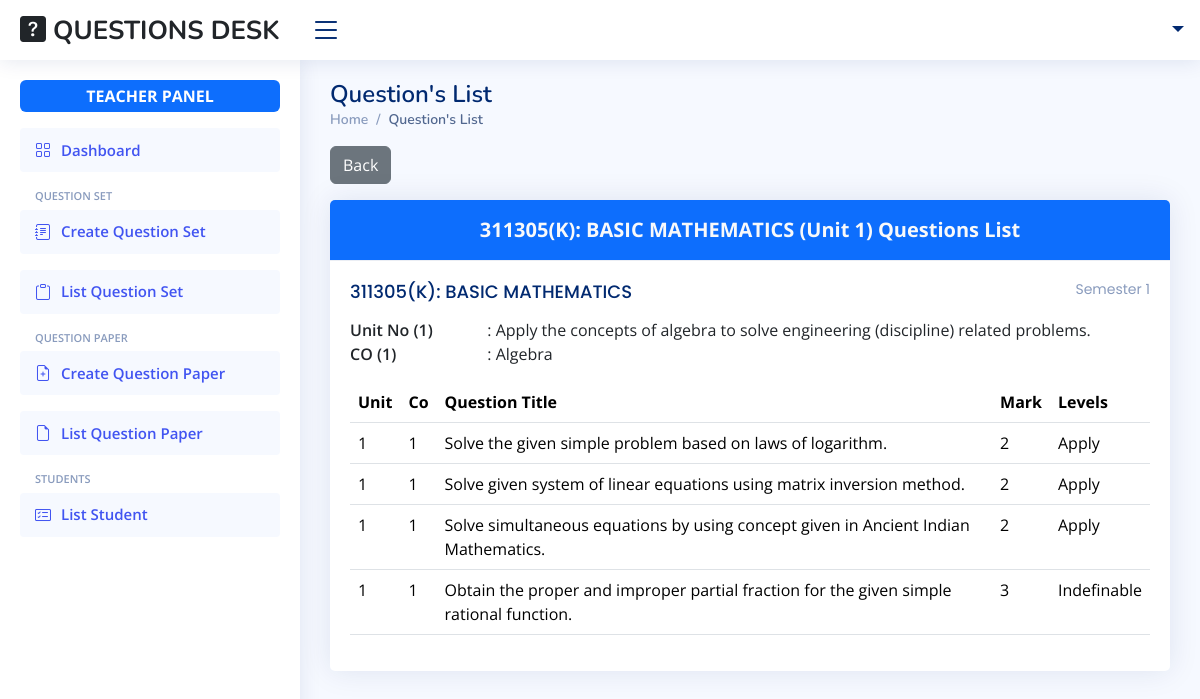
Page /teacher/list/questions/1/ on the committed database.
### Questions/models.py (models this page shows, shortened)
class QuestionSet(models.Model):
    id = models.BigAutoField(primary_key=True)
    subject = models.ForeignKey(Subject, related_name='question_sets', on_delete=models.CASCADE)
    unit = models.IntegerField(null=False, blank=False, default=0)
    unit_title = models.CharField(max_length=255, null=False, blank=False)
    co = models.IntegerField(null=False, blank=False, default=0)
    co_title = models.CharField(max_length=255, null=False, blank=False)
    questions = models.ManyToManyField(Question, related_name='question_sets', blank=True)
    created_date = models.DateField(auto_now_add=True)
    def __str__(self):
        return f'{self.subject} (Unit {self.unit})'
    class Meta:
        db_table = 'Question Sets'

class Question(models.Model):
    id = models.BigAutoField(primary_key=True)
    question_title = models.CharField(max_length=255, null=False, blank=False)
    question_mark = models.IntegerField(null=False, blank=False, default=0)
    question_levels = models.CharField(max_length=255, null=False, blank=False)
    class Meta:
        db_table = 'Questions'

### Users/models.py (models this page shows)
class Subject(models.Model):
    id = models.BigAutoField(primary_key=True)
    subject_code = models.CharField(max_length=100, unique=True, null=False, blank=False)
    subject_name = models.CharField(max_length=255, null=False, blank=False)
    semester = models.CharField(max_length=100, null=False, blank=False)
    department =models.CharField(max_length=100, null=False, blank=False)
    scheme = models.CharField(max_length=10, null=False, blank=False)
    def __str__(self):
        return f'{self.subject_code}({self.scheme}): {self.subject_name}'
    class Meta:
        db_table = 'Subjects'

### Questions/views.py (the view)
# urls.py: path('list/questions/<int:question_set_id>/', list_questions_view, name='list-questions-view'),
def list_questions_view(request, question_set_id):
    question_set = QuestionSet.objects.get(id=question_set_id)
    questions = question_set.questions.all().order_by('question_mark', 'question_levels')
    return render(request, 'question_sets/questions/list_questions.html', context={'question_set':question_set,'questions':questions})

### Questions/templates/question_sets/questions/list_questions.html (shortened to what this page needs)
{% extends "members/teacher/base_site.html" %}
{% block main %}
    <main id="main" class="main">
        <div class="pagetitle">
            <h1>Question's List</h1>
            <nav>
                <ol class="breadcrumb">
                    <li class="breadcrumb-item"><a href="{% url "teacher-index-view" %}">Home</a></li>
                    <li class="breadcrumb-item active">Question's List</li>
                </ol>
            </nav>
        </div>
        <a href="{% url "update-questions-view" question_set.subject.id question_set.unit %}" class="btn btn-secondary mb-3">
            Back
        </a>
        <section class="section">
            <div class="row">
                <div class="col-lg-12">
                    <div class="card">
                        <div class="card-header text-center bg-primary text-light fw-bold fs-5">
                            {{question_set}} Questions List
                        </div>
                        <div class="card-body">
                            <h5 class="card-title pb-2 d-flex justify-content-between">
                                {{question_set.subject}}
                                <span>{{question_set.subject.semester}}</span>
                            </h5>
                            <div class="mb-3">
                                <div class="row justify-content-between">
                                    <div class="col">
                                        <span class="fw-semibold">Unit No ({{question_set.unit}})</span>
                                    </div>
                                    <div class="col-10">
                                        <p class="card-text">: {{question_set.unit_title}}</p>
                                    </div>
                                </div>
                                <div class="row justify-content-between">
                                    <div class="col">
                                        <span class="fw-semibold">CO ({{question_set.co}})</span>
                                    </div>
                                    <div class="col-10">
                                        <p class="card-text">: {{question_set.co_title}}</p>
                                    </div>
                                </div>
                            </div>
                            <table class="table datatable">
                                <thead>
                                    <tr>
                                        <th>Unit</th>
                                        <th>Co</th>
                                        <th>Question Title</th>
                                        <th>Mark</th>
                                        <th>Levels</th>
                                    </tr>
                                </thead>
                                <tbody>
                                    {% for question in questions %}
                                    <tr>
                                        <td>{{question_set.unit}}</td>
                                        <td>{{question_set.co}}</td>
                                        <td>{{question.question_title}}</td>
                                        <td>{{question.question_mark}}</td>
                                        <td>{{question.question_levels}}</td>
                                    </tr>
                                    {% endfor %}
                                </tbody>
                            </table>
                        </div>
                    </div>
                </div>
            </div>
        </section>
    </main>
{% endblock main %}

### Users/static/assets/css/style.css (style rules this page uses)
:root { scroll-behavior: smooth; }
body { font-family: "Open Sans", sans-serif; background: #f6f9ff; color: #444444; }
a { color: #4154f1; text-decoration: none; }
h1, h2, h3, h4, h5, h6 { font-family: "Nunito", sans-serif; }
#main { margin-top: 60px; padding: 20px 30px; transition: all 0.3s; }
.pagetitle { margin-bottom: 10px; }
.pagetitle h1 { font-size: 24px; margin-bottom: 0; font-weight: 600; color: #012970; }
.card { margin-bottom: 30px; border: none; border-radius: 5px; box-shadow: 0px 0 30px rgba(1, 41, 112, 0.1); }
.card-header, .card-footer { border-color: #ebeef4; background-color: #fff; color: #798eb3; padding: 15px; }
.card-title { padding: 20px 0 15px 0; font-size: 18px; font-weight: 500; color: #012970; font-family: "Poppins", sans-serif; }
.card-title span { color: #899bbd; font-size: 14px; font-weight: 400; }
.card-body { padding: 0 20px 20px 20px; }
.breadcrumb { font-size: 14px; font-family: "Nunito", sans-serif; color: #899bbd; font-weight: 600; }
.breadcrumb a { color: #899bbd; transition: 0.3s; }
.breadcrumb .breadcrumb-item::before { color: #899bbd; }
.breadcrumb .active { color: #51678f; font-weight: 600; }
@media (min-width: 1200px) { #main, #footer { margin-left: 300px; } }

### rows in the picture
QuestionSet: subject+unit "311305(K): BASIC MATHEMATICS (Unit 1)", subject "311305(K): BASIC MATHEMATICS", subject.semester "Semester 1", unit "1", unit_title "Apply the concepts of algebra to solve engineering (discipline) related problems.", co "1", co_title "Algebra"
Question: question_title "Solve the given simple problem based on laws of logarithm.", question_mark "2", question_levels "Apply"
Question: question_title "Solve given system of linear equations using matrix inversion method.", question_mark "2", question_levels "Apply"
Question: question_title "Solve simultaneous equations by using concept given in Ancient Indian Mathematics.", question_mark "2", question_levels "Apply"
Question: question_title "Obtain the proper and improper partial fraction for the given simple rational function.", question_mark "3", question_levels "Indefinable"
